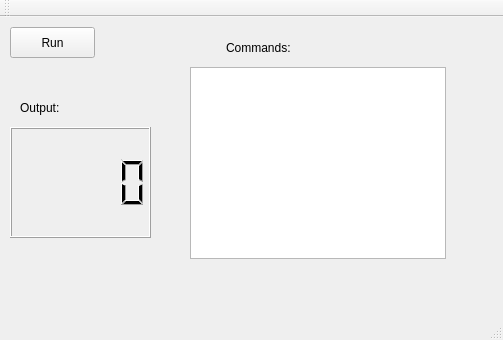
<?xml version="1.0" encoding="UTF-8"?>
<ui version="4.0">
 <class>VirtualCPU</class>
 <widget class="QMainWindow" name="VirtualCPU">
  <property name="geometry">
   <rect>
    <x>0</x>
    <y>0</y>
    <width>503</width>
    <height>340</height>
   </rect>
  </property>
  <property name="windowTitle">
   <string>VirtualCPU</string>
  </property>
  <widget class="QWidget" name="centralWidget">
   <widget class="QLCDNumber" name="lcdNumber">
    <property name="geometry">
     <rect>
      <x>10</x>
      <y>110</y>
      <width>141</width>
      <height>111</height>
     </rect>
    </property>
   </widget>
   <widget class="QLabel" name="label">
    <property name="geometry">
     <rect>
      <x>20</x>
      <y>80</y>
      <width>67</width>
      <height>21</height>
     </rect>
    </property>
    <property name="text">
     <string>Output:</string>
    </property>
   </widget>
   <widget class="QTextBrowser" name="textBrowser">
    <property name="geometry">
     <rect>
      <x>190</x>
      <y>50</y>
      <width>256</width>
      <height>192</height>
     </rect>
    </property>
   </widget>
   <widget class="QLabel" name="label_2">
    <property name="geometry">
     <rect>
      <x>226</x>
      <y>20</y>
      <width>91</width>
      <height>21</height>
     </rect>
    </property>
    <property name="text">
     <string>Commands:</string>
    </property>
   </widget>
   <widget class="QPushButton" name="runButton">
    <property name="geometry">
     <rect>
      <x>10</x>
      <y>10</y>
      <width>85</width>
      <height>31</height>
     </rect>
    </property>
    <property name="text">
     <string>Run</string>
    </property>
   </widget>
  </widget>
  <widget class="QMenuBar" name="menuBar">
   <property name="geometry">
    <rect>
     <x>0</x>
     <y>0</y>
     <width>503</width>
     <height>29</height>
    </rect>
   </property>
  </widget>
  <widget class="QToolBar" name="mainToolBar">
   <attribute name="toolBarArea">
    <enum>TopToolBarArea</enum>
   </attribute>
   <attribute name="toolBarBreak">
    <bool>false</bool>
   </attribute>
  </widget>
  <widget class="QStatusBar" name="statusBar"/>
 </widget>
 <layoutdefault spacing="6" margin="11"/>
 <resources/>
 <connections/>
</ui>
